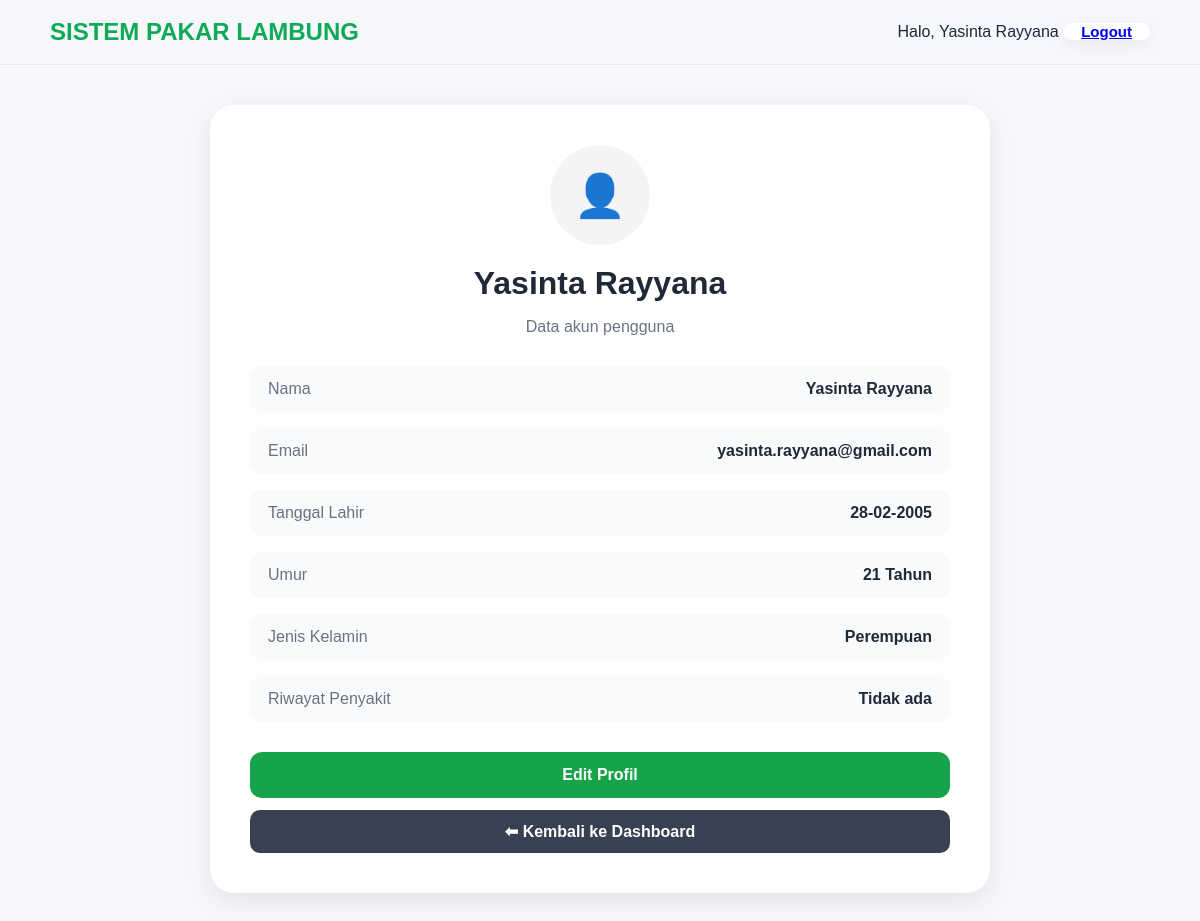
The app's page /profile (signed in) with its own data.
### models/user_model.py (models this page shows, shortened)
class User(db.Model):
    __tablename__ = "user"
    id = db.Column(
        db.Integer,
        primary_key=True
    )
    nama = db.Column(
        db.String(150),
        nullable=False
    )
    tanggal_lahir = db.Column(
        db.Date,
        nullable=False
    )
    umur = db.Column(
        db.Integer,
        nullable=False
    )
    riwayat_penyakit = db.Column(
        db.Text,
        nullable=True
    )
    jenis_kelamin = db.Column(
        db.String(20),
        nullable=False
    )
    email = db.Column(
        db.String(120),
        unique=True,
        nullable=False
    )
    password = db.Column(
        db.String(255),
        nullable=False
    )
    is_verified = db.Column(
        db.Boolean,
        default=False
    )
    otp_code = db.Column(
        db.String(6),
        nullable=True
    )
    histories = db.relationship(
        "DiagnosisHistory",
        backref="user",
        lazy=True,
        cascade=
        "all, delete-orphan"
    )

### routes/auth_routes.py (the view)
@auth.route("/profile")
def profile():
    if not session.get("user_id"):
        return redirect(
            url_for("auth.login")
        )
    user = User.query.get(
        session["user_id"]
    )
    return render_template(
        "profile.html",
        user=user
    )

### app.py (called while the page is built)
def create_app():
    app = Flask(__name__)
    app.config.from_object(Config)
    db.init_app(app)
    mail.init_app(app)
    app.register_blueprint(diagnosa)
    app.register_blueprint(auth)
    @app.context_processor
    def inject_user():
        user_id = session.get("user_id")
        user = User.query.get(user_id) if user_id else None
        return dict(user=user)
    with app.app_context():
        db.create_all()
    return app

### templates/profile.html (shortened to what this page needs)
{% extends "base.html" %}
{% block content %}
<div class="profile-container">
    <div class="profile-card">
        <div class="profile-avatar">
            👤
        </div>
        <h1>{{ user.nama }}</h1>
        <p class="profile-subtitle">
            Data akun pengguna
        </p>
        <div class="profile-info">
            <div class="info-row">
                <span>Nama</span>
                <strong>{{ user.nama }}</strong>
            </div>
            <div class="info-row">
                <span>Email</span>
                <strong>{{ user.email }}</strong>
            </div>
            <div class="info-row">
                <span>Tanggal Lahir</span>
                <strong>{{ user.tanggal_lahir.strftime('%d-%m-%Y') }}</strong>
            </div>
            <div class="info-row">
                <span>Umur</span>
                <strong>{{ user.umur }} Tahun</strong>
            </div>
            <div class="info-row">
                <span>Jenis Kelamin</span>
                <strong>{{ user.jenis_kelamin }}</strong>
            </div>
            <div class="info-row">
                <span>Riwayat Penyakit</span>
                <strong>
                    {{ user.riwayat_penyakit or "Tidak ada" }}
                </strong>
            </div>
        </div>
        <a href="{{ url_for('auth.edit_profile') }}"
           class="edit-profile-btn">
            Edit Profil
        </a>
        <a href="{{ url_for('diagnosa.dashboard') }}"
          class="back-dashboard-btn">
            ⬅ Kembali ke Dashboard
        </a>
    </div>
</div>
{% endblock %}

### templates/base.html (shortened to what this page needs)
<!DOCTYPE html>
<html lang="id">
<head>
    <link
        rel="stylesheet"
        href="{{ url_for(
            'static',
            filename='css/style.css'
        ) }}">
</head>
<body>
    <header class="main-header">
        <div class="logo">
            SISTEM PAKAR LAMBUNG
        </div>
        <div class="header-actions">
            {% if user %}
                <span>
                    Halo, {{ user.nama }}
                </span>
                <a
                    href="{{ url_for('auth.logout') }}"
                    class="header-btn">
                    Logout
                </a>
            {% endif %}
        </div>
    </header>
    <main>
        {% block content %}
        {% endblock %}
    </main>
</body>
</html>

### static/css/style.css (style rules this page uses)
body { margin:0; font-family:Arial,sans-serif; background:#f5f7fb; color:#1f2937; }
.main-header { background:rgba(255,255,255,.9); border-bottom:1px solid #eee; }
p { color:#6b7280; }
h1,h2,h3,h4 { color:#1f2937; }
.main-header { position:sticky; z-index:999; width:100%; box-sizing:border-box; display:flex; align-items:center; justify-content:space-between; padding: 18px 50px; background:#f5f7fb; backdrop-filter: blur(14px); -webkit-backdrop-filter: blur(14px); border-bottom: 1px solid #e5e7eb; }
.logo { font-size:24px; font-weight:800; color:#0FA958; white-space:nowrap; }
.header-btn { border:none; background:white; height:46px; padding: 0 18px; border-radius:14px; cursor:pointer; font-size:15px; font-weight:600; white-space:nowrap; transition:.25s ease; box-shadow: 0 5px 15px rgba( 0, 0, 0, .05 ); }
.profile-container { display:flex; justify-content:center; align-items:center; min-height:80vh; padding:40px 20px; }
.profile-card { width:100%; max-width:700px; background:#ffffff; border-radius:24px; padding:40px; box-shadow:0 8px 24px rgba(0,0,0,.08); }
.profile-avatar { width:100px; height:100px; margin:auto; border-radius:50%; background:#f3f4f6; display:flex; align-items:center; justify-content:center; font-size:42px; }
.profile-card h1 { text-align:center; margin-top:20px; margin-bottom:8px; }
.profile-subtitle { text-align:center; color:#6b7280; margin-bottom:30px; }
.profile-info { display:flex; flex-direction:column; gap:16px; }
.info-row { display:flex; justify-content:space-between; align-items:center; padding:14px 18px; background:#f9fafb; border-radius:12px; }
.info-row span { color:#6b7280; }
.edit-profile-btn { display:block; margin-top:30px; text-align:center; background:#16a34a; color:white; text-decoration:none; padding:14px; border-radius:12px; font-weight:600; }
.back-dashboard-btn { display: block; margin-top: 12px; padding: 12px; text-align: center; background: #374151; color: white; border-radius: 10px; text-decoration: none; font-weight: 600; transition: 0.2s; }

### records on screen
User: nama "Yasinta Rayyana", email "yasinta.rayyana@gmail.com", tanggal_lahir "28-02-2005", umur "21", jenis_kelamin "Perempuan", riwayat_penyakit "Tidak ada"
